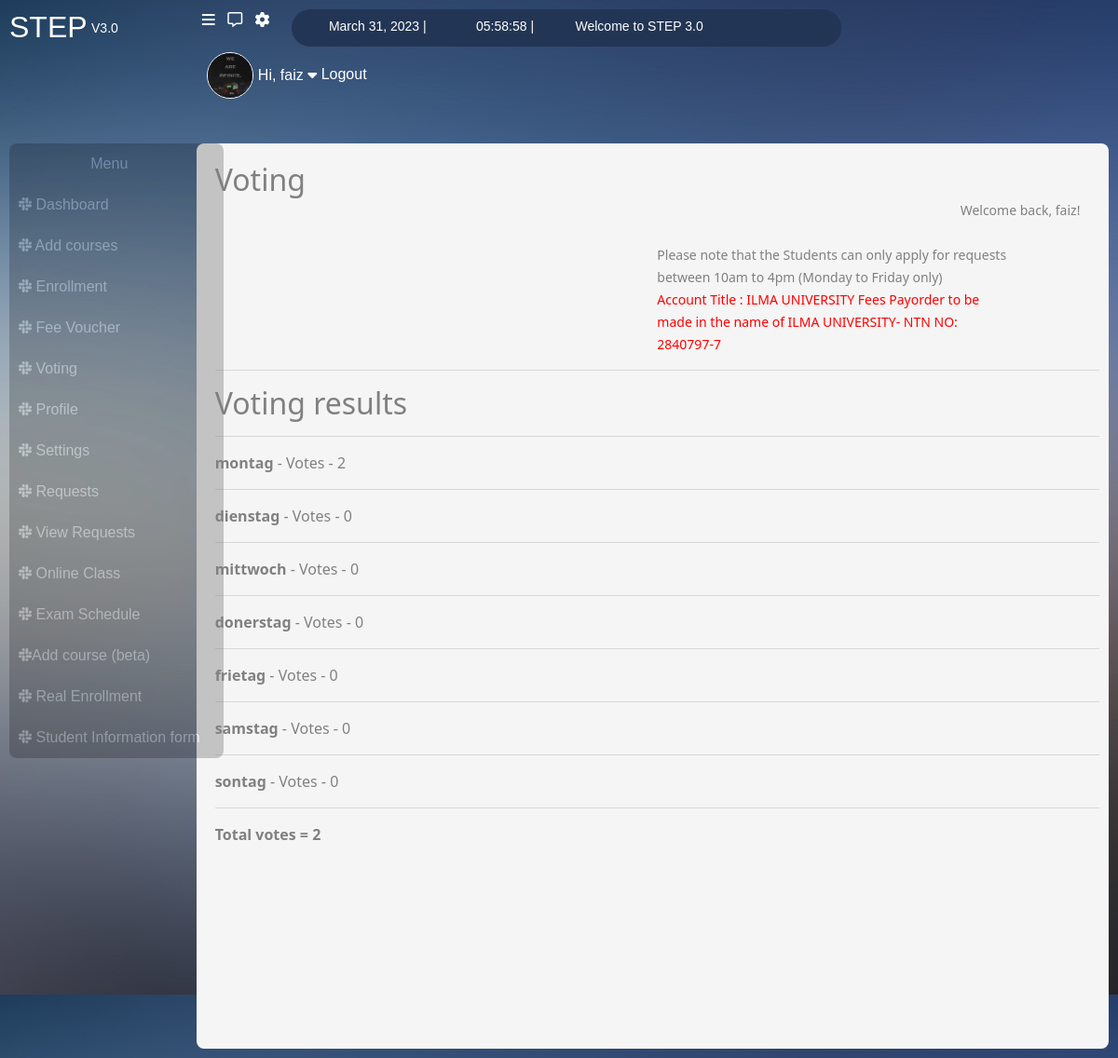
The app's page /voting/ (signed in) with its own data.
### users/models.py (models this page shows, shortened)
class UserInfo(models.Model):
    user = models.ForeignKey(User, on_delete=models.CASCADE)
    degree_title = models.CharField(max_length=20, blank=False, default='bscs')
    address = models.CharField(max_length=50)
    profile_img = models.ImageField(upload_to='profile_images', default='blank-profile-picture.png')
    contact = models.CharField(max_length=20)

class Voting(models.Model):
    option = models.CharField(blank=True, max_length=35)
    votes = models.IntegerField(default=0, blank=False)

### users/views.py (the view, shortened to what this page needs)
# urls.py: path("voting/", views.voting, name='voting'),
@login_required(login_url='signin')
def voting(request):
    user_profile = UserInfo.objects.get(user=request.user)
    today = date.today()
    now = datetime.now()
    current_time = now.strftime("%H:%M:%S")
    form = VoteForm()
    if Votes.objects.filter(voter=request.user):
        votes_object = Votes.objects.get(voter=request.user)
        votes_count = Voting.objects.all()
        option1_votes = Voting.objects.get(id=1)
        option1_votes = option1_votes.votes
        option2_votes = Voting.objects.get(id=2)
        option2_votes = option2_votes.votes
        option3_votes = Voting.objects.get(id=3)
        option3_votes = option3_votes.votes
        option4_votes = Voting.objects.get(id=4)
        option4_votes = option4_votes.votes
        option5_votes = Voting.objects.get(id=5)
        option5_votes = option5_votes.votes
        option6_votes = Voting.objects.get(id=6)
        option6_votes = option6_votes.votes
        option7_votes = Voting.objects.get(id=7)
        option7_votes = option7_votes.votes
        total_votes = option1_votes + option2_votes + option3_votes + option4_votes + option5_votes + option6_votes + option7_votes
        return render(request, "users/voting.html", {'user_profile': user_profile, 'today':today,
        'current_time': current_time,'votes_object': votes_object, 'votes_count':votes_count, 'total_votes':total_votes
         })
    return render(request, "users/voting.html", {'user_profile': user_profile, 'today':today, 'current_time': current_time, 'form':form })

### users/templates/users/voting.html (shortened to what this page needs)
{% extends "users/base.html" %}
{% block heading %} Voting {% endblock %}
{% load crispy_forms_tags %}
    {% block content %}
    {% if votes_object.has_voted %}
    <h2>Voting results</h2>
    <hr>
    {% for vote_count in votes_count %}
    <b>{{vote_count.option}}</b> - Votes -
        {{vote_count.votes}}
        <hr>
    {% endfor %}
    <b>Total votes = {{total_votes}}</b>
    {% else %}
    <form method="post">
        {% csrf_token %}
        {{ form|crispy }}
        <button class="btn btn-sm btn-outline-danger" type="submit">Vote</button>
    </form>
    {% endif %}
    {% endblock %}

### users/templates/users/base.html (shortened to what this page needs)
{% load static %}
<!DOCTYPE html>
<html lang="en">
<head>
    <link href="https://cdn.jsdelivr.net/npm/bootstrap@5.0.2/dist/css/bootstrap.min.css" rel="stylesheet">
    <link rel="stylesheet" href="{% static 'users/register_style.css' %}">
</head>
<body>
    <div class="box">
        <div class="nav">
            <a href="/dashboard"><h2>STEP </h2></a>  &nbsp;
            <small>  V3.0 </small>
                <a href="#"><i class="fa-solid fa-bars requests"></i></a> &nbsp; &nbsp;
                <a href="#"><i class="fa-regular fa-message "></i></a> &nbsp; &nbsp;
                <a href="/settings" title="Settings"><i class="fa-solid fa-gear"></i></a>  &nbsp; &nbsp;
                <div class="oval_div">
                    <small> {{today}} |</small>  &nbsp; <small> {{current_time}}  |</small>
                    <small> Welcome to STEP 3.0 </small>
                </div>
                <dv class="profile_div">
                    <a href="/profile/{{user}}">
                        <img class="img-fluid " src="{{ user_profile.profile_img.url }}">
                        <span>Hi, {{user}}</span>
                        <i class="fa-solid fa-caret-down"></i>
                    </a>
                    <a href="/logout">Logout</a>
                </dv>
        </div>
                <br>   <br>
            <div class="row">
                <div class="col-lg-2">
                    <div class="vertical_nav nav">
                        <ul>
                            <li class="text-center">Menu</li>
                            <a href="/dashboard"><li><i class="fa-brands fa-slack"></i>  Dashboard</li></a>
                            <a href="/add_course"><li><i class="fa-brands fa-slack"></i>  Add courses </li></a>
                            <a href="/enrollment"><li><i class="fa-brands fa-slack"></i>  Enrollment </li></a>
                            <a href="/fees"><li><i class="fa-brands fa-slack"></i>  Fee Voucher</li></a>
                            <a href="/voting"><li><i class="fa-brands fa-slack"></i>  Voting</li></a>
                            <a href="/profile/{{user}}"><li><i class="fa-brands fa-slack"></i>  Profile</li></a>
                            <a href="/settings"><li><i class="fa-brands fa-slack"></i>  Settings</li></a>
                            <a href="/request"><li><i class="fa-brands fa-slack"></i>  Requests</li></a>
                            <a href="/view_requests"><li><i class="fa-brands fa-slack"></i>  View Requests</li></a>
                            <a href="/online_class"><li><i class="fa-brands fa-slack"></i>  Online Class</li></a>
                            <a href="/exam"><li><i class="fa-brands fa-slack"></i>  Exam Schedule</li></a>
                            <a href="#"><li><i class="fa-brands fa-slack"></i>Add course (beta)</li></a>
                            <a href="#"><li><i class="fa-brands fa-slack"></i>  Real Enrollment</li></a>
                            <a href="#"><li><i class="fa-brands fa-slack"></i>  Student Information form</li></a>
                        </ul>
                    </div>
                        <br>
                </div>
                <div class="col-lg-10">
                    <div class="right_side_main">
                        <div class="content">
                            <h2>{% block heading %} Dashboard {% endblock %}</h2>
                            <small class="welcome">Welcome back, {{user}}!  </small>
                            <br><br>
                            <div class="notice">
                                    <small>Please note that the Students can only apply for requests between 10am to 4pm (Monday to Friday only)<br> <span>Account Title : ILMA UNIVERSITY Fees Payorder to be made in the name of ILMA UNIVERSITY- NTN NO: 2840797-7</span></small>
                            </div>
                            <hr>
                                <div>
                                    {% block content %}
                                    {% endblock %}
                                </div>
                        </div>
                    </div>
                </div>
            </div>
    </div>
</body>
</html>

### users/static/users/register_style.css (style rules this page uses)
body { background-image: url("/static/bg.jpg"); }
.box { margin: 10px; }
.nav { color: white; font-family: 'Gill Sans', 'Gill Sans MT', Calibri, 'Trebuchet MS', sans-serif; }
.nav small { margin-top:10px }
.nav a { text-decoration: none; color: inherit; }
.requests { margin-left: 90px; }
.oval_div { background-color: #233554; height: 40px; margin-left: 10px; width: 50%; border-radius: 35px; }
.oval_div small { margin-left: 40px; position: relative; top: 6px; }
.profile_div { margin-left: 18% ; }
.profile_div img { height: 50px; width: 50px; border-radius: 50%; border: 1px; border-color: white; border-style: double; }
.vertical_nav { width:230px; height: auto; background-color: black; border-radius: 8px; opacity: 20%; }
.vertical_nav ul { margin: 0; padding: 0; }
.vertical_nav li { color: white; padding-left: 10px; padding-top: 10px; padding-bottom: 10px; text-decoration: none; list-style: none; width: 100%; }
.right_side_main { background-color:whitesmoke; height:972px; width: 100%; border-radius: 8px; }
.content { color: gray; height: 600px; margin: 20px; position: absolute; }
.content h2 { color: gray; display: inline; }
.welcome { margin-left: 800px; }
.content small>span { color: red; }
.notice { width: 40%; margin-left: 50%; }

### records on screen
UserInfo: profile_img (picture)
Voting: option "montag", votes "2"
Voting: option "dienstag", votes "0"
Voting: option "mittwoch", votes "0"
Voting: option "donerstag", votes "0"
Voting: option "frietag", votes "0"
Voting: option "samstag", votes "0"
Voting: option "sontag", votes "0"

### other values on screen
{{ today }} "March 31, 2023"
{{ user }} "faiz"
{{ total_votes }} "2"
